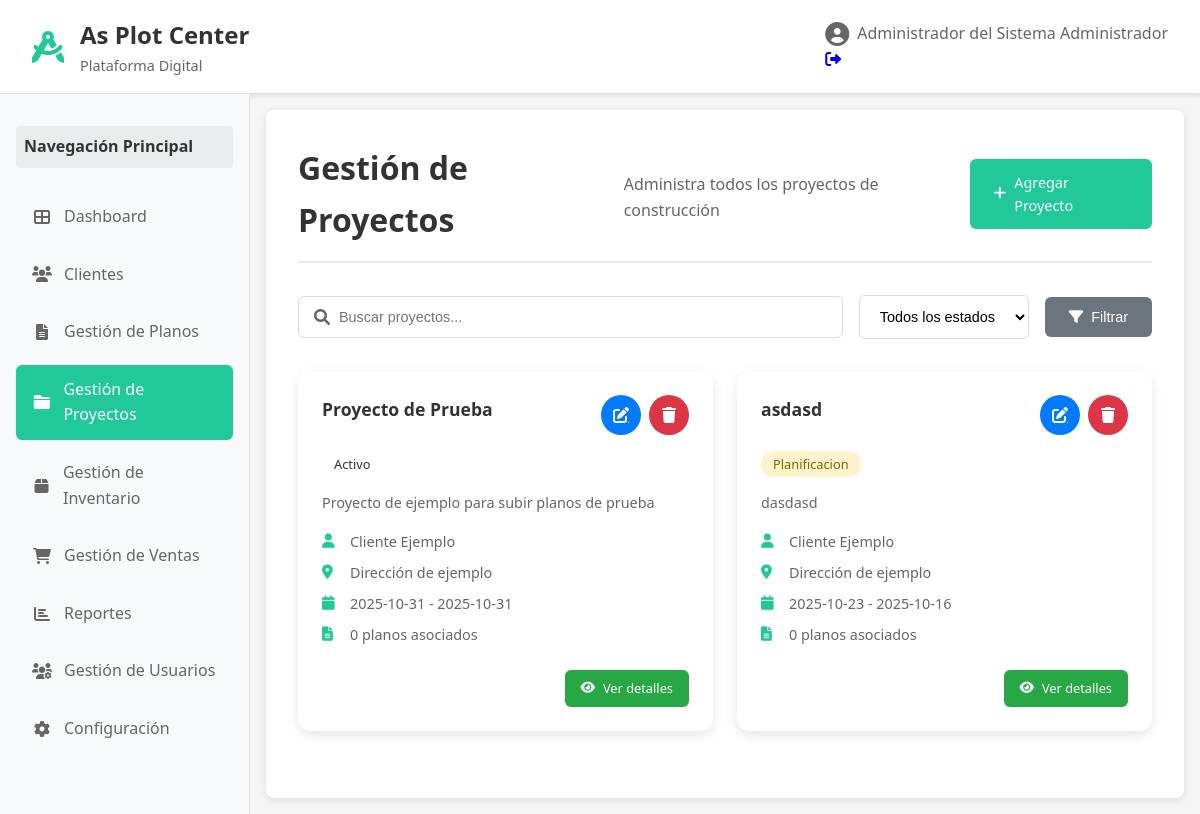
Page /proyectos (signed in) on the committed database.
### models.py (models this page shows, shortened)
class Usuario(UserMixin, db.Model):
    __tablename__ = 'usuarios'
    id_usuario = db.Column(db.Integer, primary_key=True)
    nombre_usuario = db.Column(db.String(50), unique=True, nullable=False)
    contraseña = db.Column(db.String(255), nullable=False)
    email = db.Column(db.String(100), unique=True, nullable=False)
    rol = db.Column(db.String(20), default='laboral', nullable=False)
    nombre_completo = db.Column(db.String(100))
    telefono = db.Column(db.String(20))
    direccion = db.Column(db.Text)
    activo = db.Column(db.Boolean, default=True)
    fecha_creacion = db.Column(db.DateTime, default=datetime.utcnow)
    planos = db.relationship('Plano', backref='usuario', lazy=True)
    ventas = db.relationship('Venta', backref='usuario', lazy=True)
    @property
    def es_administrador(self):
        return self.rol == 'administrador'

class Proyecto(db.Model):
    __tablename__ = 'proyectos'
    id_proyecto = db.Column(db.Integer, primary_key=True)
    id_cliente = db.Column(db.Integer, db.ForeignKey('clientes.id_cliente'), nullable=False)
    nombre_proyecto = db.Column(db.String(100), nullable=False)
    descripcion = db.Column(db.Text, nullable=False)
    fecha_inicio = db.Column(db.Date, nullable=False)
    fecha_fin = db.Column(db.Date, nullable=False)
    estado = db.Column(db.String(20), default='planificacion')
    planos = db.relationship('Plano', backref='proyecto', lazy=True)

class Cliente(db.Model):
    __tablename__ = 'clientes'
    id_cliente = db.Column(db.Integer, primary_key=True)
    nombre = db.Column(db.String(50), nullable=False)
    apellido = db.Column(db.String(50), nullable=False)
    email = db.Column(db.String(100), unique=True, nullable=False)
    telefono = db.Column(db.String(20), nullable=False)
    direccion = db.Column(db.Text, nullable=False)
    proyectos = db.relationship('Proyecto', backref='cliente', lazy=True)
    ventas = db.relationship('Venta', backref='cliente', lazy=True)
    @property
    def nombre_completo(self):
        return f"{self.nombre} {self.apellido}"

### app.py (the view)
    @app.route('/proyectos')
    @login_required
    def proyectos():
        search = request.args.get('search', '')
        estado = request.args.get('estado', '')
        query = Proyecto.query
        if search:
            query = query.filter(Proyecto.nombre_proyecto.contains(search))
        if estado:
            query = query.filter(Proyecto.estado == estado)
        proyectos = query.all()
        return render_template('proyectos.html', proyectos=proyectos, search=search, estado=estado)

### templates/proyectos.html (shortened to what this page needs)
{% extends "layout.html" %}
{% block content %}
<div class="page-header">
    <h1>Gestión de Proyectos</h1>
    <p>Administra todos los proyectos de construcción</p>
    <a href="{{ url_for('crear_proyecto') }}" class="btn btn-primary">
        <i class="fas fa-plus"></i>
        Agregar Proyecto
    </a>
</div>
<div class="search-section">
    <form method="GET" class="search-form">
        <div class="search-input">
            <i class="fas fa-search"></i>
            <input type="text" name="search" placeholder="Buscar proyectos..." value="{{ search }}">
        </div>
        <select name="estado" class="filter-select">
            <option value="">Todos los estados</option>
        </select>
        <button type="submit" class="btn btn-secondary">
            <i class="fas fa-filter"></i>
            Filtrar
        </button>
    </form>
</div>
<div class="projects-grid">
    {% for proyecto in proyectos %}
    <div class="project-card">
        <div class="project-header">
            <h3>{{ proyecto.nombre_proyecto }}</h3>
            <div class="project-actions">
                <a href="{{ url_for('editar_proyecto', id=proyecto.id_proyecto) }}" class="btn-icon btn-blue">
                    <i class="fas fa-edit"></i>
                </a>
                <a href="{{ url_for('eliminar_proyecto', id=proyecto.id_proyecto) }}"
                   class="btn-icon btn-red"
                   onclick="return confirm('¿Estás seguro de que quieres eliminar este proyecto?')">
                    <i class="fas fa-trash"></i>
                </a>
            </div>
        </div>
        <div class="project-status">
            <span class="status-badge status-{{ proyecto.estado }}">
                {{ proyecto.estado.replace('_', ' ').title() }}
            </span>
        </div>
        <div class="project-description">
            <p>{{ proyecto.descripcion }}</p>
        </div>
        <div class="project-details">
            <div class="detail-item">
                <i class="fas fa-user"></i>
                <span>{{ proyecto.cliente.nombre_completo }}</span>
            </div>
            <div class="detail-item">
                <i class="fas fa-map-marker-alt"></i>
                <span>{{ proyecto.cliente.direccion }}</span>
            </div>
            <div class="detail-item">
                <i class="fas fa-calendar"></i>
                <span>{{ proyecto.fecha_inicio }} - {{ proyecto.fecha_fin }}</span>
            </div>
            <div class="detail-item">
                <i class="fas fa-file-alt"></i>
                <span>{{ proyecto.planos|length }} planos asociados</span>
            </div>
        </div>
        <div class="project-footer">
            <a href="#" class="btn btn-sm btn-green">
                <i class="fas fa-eye"></i>
                Ver detalles
            </a>
        </div>
    </div>
    {% else %}
    <div class="no-data">
        <i class="fas fa-folder-open"></i>
        <p>No hay proyectos registrados</p>
    </div>
    {% endfor %}
</div>
{% endblock %}

### templates/layout.html (shortened to what this page needs)
<!DOCTYPE html>
<html lang="es">
<head>
    <link rel="stylesheet" href="{{ url_for('static', filename='css/style.css') }}">
    <link href="https://cdnjs.cloudflare.com/ajax/libs/font-awesome/6.0.0/css/all.min.css" rel="stylesheet">
</head>
<body>
    <div class="app-container">
        <header class="header">
            <div class="header-left">
                <div class="logo">
                    <i class="fas fa-drafting-compass"></i>
                    <div class="logo-text">
                        <h1>As Plot Center</h1>
                        <p>Plataforma Digital</p>
                    </div>
                </div>
            </div>
            <div class="header-right">
                <div class="user-info">
                    <i class="fas fa-user-circle"></i>
                    <div class="user-details">
                        <span class="user-name">{{ current_user.nombre_completo or current_user.nombre_usuario }}</span>
                        <span class="user-role">{{ current_user.rol.title() }}</span>
                    </div>
                </div>
                <a href="{{ url_for('logout') }}" class="btn-logout" title="Cerrar Sesión">
                    <i class="fas fa-sign-out-alt"></i>
                </a>
            </div>
        </header>
        <div class="main-content">
            <nav class="sidebar">
                <h3>Navegación Principal</h3>
                <ul class="nav-menu">
                    <li class="nav-item {% if request.endpoint == 'dashboard' %}active{% endif %}">
                        <a href="{{ url_for('dashboard') }}">
                            <i class="fas fa-th-large"></i>
                            Dashboard
                        </a>
                    </li>
                    <li class="nav-item {% if request.endpoint == 'clientes' %}active{% endif %}">
                        <a href="{{ url_for('clientes') }}">
                            <i class="fas fa-users"></i>
                            Clientes
                        </a>
                    </li>
                    <li class="nav-item {% if request.endpoint == 'planos' %}active{% endif %}">
                        <a href="{{ url_for('planos') }}">
                            <i class="fas fa-file-alt"></i>
                            Gestión de Planos
                        </a>
                    </li>
                    <li class="nav-item {% if request.endpoint == 'proyectos' %}active{% endif %}">
                        <a href="{{ url_for('proyectos') }}">
                            <i class="fas fa-folder"></i>
                            Gestión de Proyectos
                        </a>
                    </li>
                    <li class="nav-item {% if request.endpoint in ['inventario', 'materiales'] %}active{% endif %}">
                        <a href="{{ url_for('inventario') }}">
                            <i class="fas fa-box"></i>
                            Gestión de Inventario
                        </a>
                    </li>
                    <li class="nav-item {% if request.endpoint == 'ventas' %}active{% endif %}">
                        <a href="{{ url_for('ventas') }}">
                            <i class="fas fa-shopping-cart"></i>
                            Gestión de Ventas
                        </a>
                    </li>
                    <li class="nav-item {% if request.endpoint == 'reportes' %}active{% endif %}">
                        <a href="{{ url_for('reportes') }}">
                            <i class="fas fa-chart-bar"></i>
                            Reportes
                        </a>
                    </li>
                    {% if current_user.es_administrador %}
                    <li class="nav-item {% if request.endpoint == 'usuarios' %}active{% endif %}">
                        <a href="{{ url_for('usuarios') }}">
                            <i class="fas fa-users-cog"></i>
                            Gestión de Usuarios
                        </a>
                    </li>
                    {% endif %}
                    <li class="nav-item {% if request.endpoint == 'configuracion' %}active{% endif %}">
                        <a href="{{ url_for('configuracion') }}">
                            <i class="fas fa-cog"></i>
                            Configuración
                        </a>
                    </li>
                </ul>
            </nav>
            <main class="content">
                {% block content %}{% endblock %}
            </main>
        </div>
    </div>
</body>
</html>

### static/css/style.css (style rules this page uses)
* { margin: 0; padding: 0; box-sizing: border-box; }
body { font-family: 'Segoe UI', Tahoma, Geneva, Verdana, sans-serif; background-color: #f5f5f5; color: #333; line-height: 1.6; }
.app-container { display: flex; flex-direction: column; min-height: 100vh; }
.header { background: white; border-bottom: 1px solid #e0e0e0; padding: 1rem 2rem; display: flex; justify-content: space-between; align-items: center; box-shadow: 0 2px 4px rgba(0,0,0,0.1); }
.header-left .logo { display: flex; align-items: center; gap: 1rem; }
.header-left .logo i { font-size: 2rem; color: #20c997; }
.logo-text h1 { font-size: 1.5rem; font-weight: bold; color: #333; }
.logo-text p { font-size: 0.9rem; color: #666; margin: 0; }
.header-right .user-info { display: flex; align-items: center; gap: 0.5rem; color: #666; }
.header-right .user-info i { font-size: 1.5rem; }
.main-content { display: flex; flex: 1; }
.sidebar { width: 250px; background: #f8f9fa; border-right: 1px solid #e0e0e0; padding: 2rem 1rem; min-height: calc(100vh - 80px); }
.sidebar h3 { font-size: 1rem; font-weight: bold; color: #333; margin-bottom: 1.5rem; padding: 0.5rem; background: #e9ecef; border-radius: 4px; }
.nav-menu { list-style: none; }
.nav-item { margin-bottom: 0.5rem; }
.nav-item a { display: flex; align-items: center; gap: 0.75rem; padding: 0.75rem 1rem; color: #666; text-decoration: none; border-radius: 6px; transition: all 0.3s ease; }
.nav-item.active a { background: #20c997; color: white; }
.nav-item i { width: 20px; text-align: center; }
.content { flex: 1; padding: 2rem; background: white; margin: 1rem; border-radius: 8px; box-shadow: 0 2px 8px rgba(0,0,0,0.1); }
.page-header { display: flex; justify-content: space-between; align-items: center; margin-bottom: 2rem; padding-bottom: 1rem; border-bottom: 2px solid #e9ecef; }
.page-header h1 { font-size: 2rem; font-weight: bold; color: #333; }
.page-header p { color: #666; margin-top: 0.5rem; }
.btn { display: inline-flex; align-items: center; gap: 0.5rem; padding: 0.75rem 1.5rem; border: none; border-radius: 6px; font-size: 0.9rem; font-weight: 500; text-decoration: none; cursor: pointer; transition: all 0.3s ease; }
.btn-primary { background: #20c997; color: white; }
.btn-secondary { background: #6c757d; color: white; }
.btn-green { background: #28a745; color: white; }
.btn-blue { background: #007bff; color: white; }
.btn-red { background: #dc3545; color: white; }
.btn-sm { padding: 0.5rem 1rem; font-size: 0.8rem; }
.btn-icon { padding: 0.5rem; border-radius: 50%; width: 40px; height: 40px; display: flex; align-items: center; justify-content: center; }
.status-planificacion { background: #fff3cd; color: #856404; }
.search-section { margin-bottom: 2rem; }
.search-form { display: flex; gap: 1rem; align-items: center; }
.search-input { position: relative; flex: 1; }
.search-input i { position: absolute; left: 1rem; top: 50%; transform: translateY(-50%); color: #666; }
.search-input input { width: 100%; padding: 0.75rem 1rem 0.75rem 2.5rem; border: 1px solid #ddd; border-radius: 6px; font-size: 0.9rem; }
.filter-select { padding: 0.75rem 1rem; border: 1px solid #ddd; border-radius: 6px; background: white; font-size: 0.9rem; }
.projects-grid { display: grid; grid-template-columns: repeat(auto-fill, minmax(350px, 1fr)); gap: 1.5rem; }
.project-card { background: white; border-radius: 12px; padding: 1.5rem; box-shadow: 0 4px 12px rgba(0,0,0,0.1); transition: transform 0.3s ease; }
.project-header { display: flex; justify-content: space-between; align-items: flex-start; margin-bottom: 1rem; }
.project-header h3 { font-size: 1.1rem; font-weight: bold; color: #333; margin: 0; }
.project-actions { display: flex; gap: 0.5rem; }
.project-status { margin-bottom: 1rem; }
.status-badge { padding: 0.25rem 0.75rem; border-radius: 12px; font-size: 0.8rem; font-weight: 500; }
.project-description { margin-bottom: 1rem; }
.project-description p { color: #666; font-size: 0.9rem; line-height: 1.5; }
.project-details { margin-bottom: 1.5rem; }
.detail-item { display: flex; align-items: center; gap: 0.75rem; margin-bottom: 0.5rem; font-size: 0.9rem; color: #666; }
.detail-item i { width: 16px; color: #20c997; }
.project-footer { display: flex; justify-content: flex-end; }

### rows in the picture
Usuario: nombre_completo "Administrador del Sistema", rol "Administrador"
Proyecto: nombre_proyecto "Proyecto de Prueba", estado.replace "Activo", descripcion "Proyecto de ejemplo para subir planos de prueba", cliente.nombre_completo "Cliente Ejemplo", cliente.direccion "Dirección de ejemplo", fecha_inicio "2025-10-31", fecha_fin "2025-10-31", planos|length "0"
Proyecto: nombre_proyecto "asdasd", estado.replace "Planificacion", descripcion "dasdasd", cliente.nombre_completo "Cliente Ejemplo", cliente.direccion "Dirección de ejemplo", fecha_inicio "2025-10-23", fecha_fin "2025-10-16", planos|length "0"
